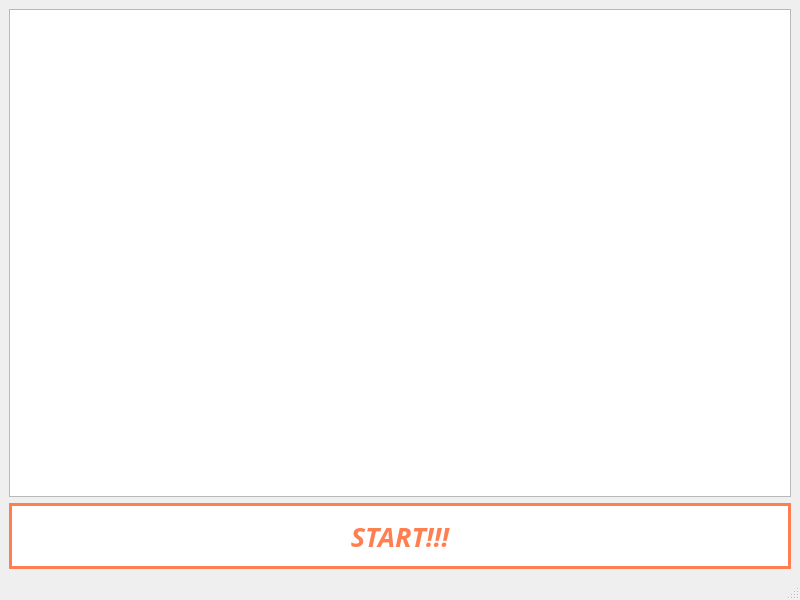
<?xml version="1.0" encoding="UTF-8"?>
<ui version="4.0">
 <class>FoodCatchWind</class>
 <widget class="QMainWindow" name="FoodCatchWind">
  <property name="geometry">
   <rect>
    <x>0</x>
    <y>0</y>
    <width>800</width>
    <height>600</height>
   </rect>
  </property>
  <property name="windowTitle">
   <string>MainWindow</string>
  </property>
  <widget class="QWidget" name="centralwidget">
   <layout class="QVBoxLayout" name="verticalLayout">
    <item>
     <widget class="QGraphicsView" name="graphicsView"/>
    </item>
    <item>
     <widget class="QPushButton" name="startFoodCatGameButton">
      <property name="font">
       <font>
        <family>Montserrat</family>
        <pointsize>20</pointsize>
        <weight>68</weight>
        <italic>true</italic>
        <bold>true</bold>
       </font>
      </property>
      <property name="styleSheet">
       <string notr="true">QPushButton {
  width: 150px;
  height: 60px;
  border: 3px solid #FF7F50;
  border-radius: 45px;
  transition: all 0.3s;
  cursor: pointer;
  background: white;
  font-size: 1.2em;
  font-weight: 550;
  font-family: 'Montserrat', sans-serif;
  color:#FF7F50;
}

QPushButton:hover {
  background: #FFA07A;
  color: #FFFFE0;
  font-size: 1.5em;
}</string>
      </property>
      <property name="text">
       <string>START!!!</string>
      </property>
     </widget>
    </item>
   </layout>
  </widget>
  <widget class="QMenuBar" name="menubar">
   <property name="geometry">
    <rect>
     <x>0</x>
     <y>0</y>
     <width>800</width>
     <height>22</height>
    </rect>
   </property>
  </widget>
  <widget class="QStatusBar" name="statusbar"/>
 </widget>
 <resources/>
 <connections/>
</ui>
